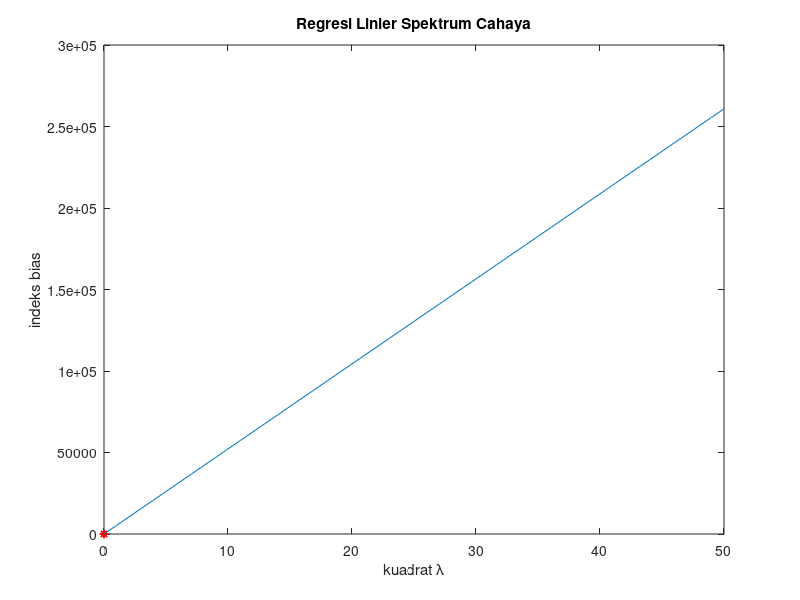

MATLAB code to generate this figure:
clear; clc;
%xi=adalah panjang gelombang dan yi adalah indeks bias
yi=[1.795 1.797 1.805 1.809 1.813];
xi=[2.13117E-06 2.97265E-06 3.53327E-06 4.52694E-06 5.80636E-06];
xx=xi*xi';
xy=xi*yi';
Jumlahx=sum(xi);
Jumlahy=sum(yi);
N=5;%N diatur sesuai dengan panjang vektornya
a=(((N*xy)-(Jumlahx*Jumlahy))/((N*xx)-(Jumlahx)^2));
b=(((xx*Jumlahy)-(Jumlahx*xy))/((N*xx)-(Jumlahx)^2));
fprintf('Besarnya a adalah %.4f\n',a);
fprintf('Besarnya b adalah %.4f\n',b);
x1=0:50;
y1=(a*x1)+b;
plot(xi,yi,'r*',x1,y1)
title('Regresi Linier Spektrum Cahaya')
xlabel('kuadrat \lambda')
ylabel('indeks bias')
fprintf('Besarnya Y adalah Y=[%.4f]X+[%.4f]\n',a,b);